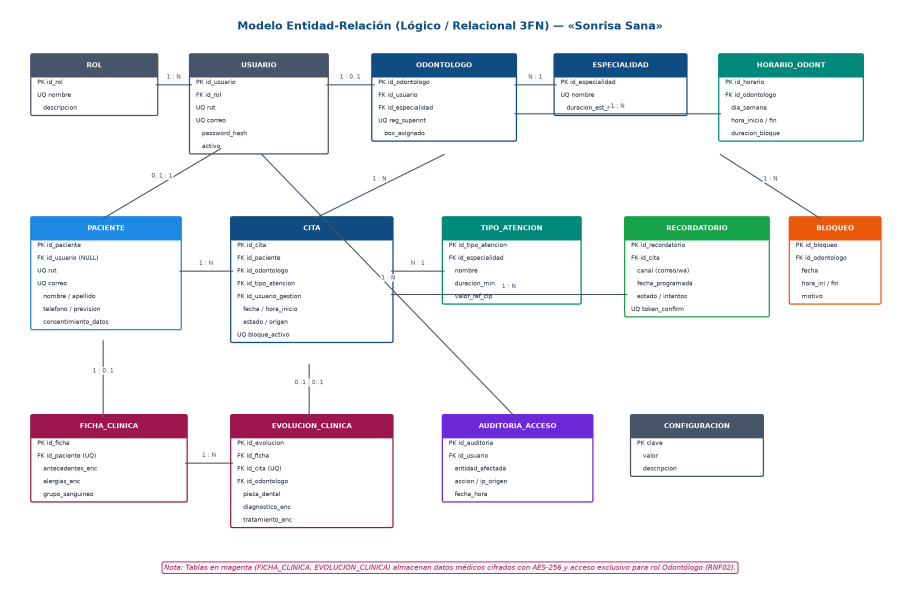
#> input picture 03_trabajo_final_optimizado/Academico/diagramas/02_modelo_bd_er.png, 2700 x 1800 px, found by its file name (shown at 1/3 size)
$ python generar_comparativas_galeria.py
#> lines starting #> are read from the running program, lines starting #| are printed output that depends on the picture
"""Infografías comparativas (1920x1080) — Proyecto «Sonrisa Sana».

Diseño: poco texto, letra grande, mucho espacio. Contenido verificado contra los
archivos reales de Fernando (02_trabajo_fernando) y la versión final.
"""

import os
from PIL import Image, ImageDraw, ImageFont

W, H = 1920, 1080
DIAG = "/root/repo_inacap_sonrisa_sana/03_trabajo_final_optimizado/Academico/diagramas"
OUTS = [
    "/sdcard/Pictures/Comparativa_INACAP",
    "/sdcard/Download/INACAP_Sonrisa_Sana/Comparativa_Fotos",
    "/root/repo_inacap_sonrisa_sana/05_evaluacion_comparativa/fotos",
]
CAMERA = "/sdcard/DCIM/Camera"
for d in OUTS:
    os.makedirs(d, exist_ok=True)

B = "/usr/share/fonts/truetype/dejavu/DejaVuSans-Bold.ttf"
R = "/usr/share/fonts/truetype/dejavu/DejaVuSans.ttf"
M = "/usr/share/fonts/truetype/dejavu/DejaVuSansMono.ttf"


def f(path, size):
    return ImageFont.truetype(path, size)


BG = (246, 248, 251)
INK = (15, 23, 42)
MUTED = (71, 85, 105)
BLUE = (15, 76, 129)
BLUE_L = (226, 236, 247)
GREEN = (4, 120, 87)
GREEN_L = (220, 245, 234)
AMBER = (180, 83, 9)
WHITE = (255, 255, 255)
LINE = (203, 213, 225)


def base(n, titulo, sub):
    img = Image.new("RGB", (W, H), BG)
    d = ImageDraw.Draw(img)
    d.text((90, 60), f"{n} / 5", font=f(B, 26), fill=BLUE)
    d.text((90, 100), titulo, font=f(B, 56), fill=INK)
    d.text((90, 178), sub, font=f(R, 28), fill=MUTED)
    d.line([(90, 235), (W - 90, 235)], fill=LINE, width=3)
    return img, d


def panel(d, x, y, w, h, titulo, color, fondo):
    d.rounded_rectangle([x, y, x + w, y + h], radius=28, fill=WHITE, outline=LINE, width=2)
    d.rounded_rectangle([x, y, x + w, y + 78], radius=28, fill=fondo)
    d.rectangle([x, y + 50, x + w, y + 78], fill=fondo)
    d.text((x + 40, y + 20), titulo, font=f(B, 32), fill=color)


def check(d, x, y, color):
    d.ellipse([x, y, x + 34, y + 34], fill=color)
    d.line([(x + 8, y + 18), (x + 15, y + 25), (x + 27, y + 10)], fill=WHITE, width=5)


def plus(d, x, y, color):
    d.ellipse([x, y, x + 34, y + 34], fill=color)
    d.line([(x + 17, y + 8), (x + 17, y + 26)], fill=WHITE, width=5)
    d.line([(x + 8, y + 17), (x + 26, y + 17)], fill=WHITE, width=5)


def items(d, x, y, lista, icon, color, size=30, gap=78, maxw=None):
    fnt = f(R, size)
    for t in lista:
        icon(d, x, y + 2, color)
        d.text((x + 56, y), t, font=fnt, fill=INK)
        y += gap
    return y


def pegar(img, path, box, crop=None):
    im = Image.open(path).convert("RGB")
    if crop:
        cw, ch = im.size
        im = im.crop((int(crop[0] * cw), int(crop[1] * ch), int(crop[2] * cw), int(crop[3] * ch)))
    x, y, w, h = box
    im.thumbnail((w, h), Image.LANCZOS)
    px = x + (w - im.width) // 2
    py = y + (h - im.height) // 2
    img.paste(im, (px, py))
    ImageDraw.Draw(img).rounded_rectangle([px - 2, py - 2, px + im.width + 2, py + im.height + 2],
                                          radius=6, outline=LINE, width=2)


def guardar(img, nombre, cam):
    for d in OUTS:
        img.save(os.path.join(d, nombre))
    if os.path.isdir(CAMERA):
        img.save(os.path.join(CAMERA, cam))
    print("OK", nombre)


# 1 ─ Base de datos ------------------------------------------------------------
def foto1():
    img, d = base(1, "Base de datos", "La pauta pide el diagrama en 3 niveles: Lógico, Relacional y Físico")
    pw, ph, y = 840, 760, 280
    panel(d, 90, y, pw, ph, "SE MANTIENE  ·  Diagrama de Fernando", BLUE, BLUE_L)
    pegar(img, os.path.join(DIAG, "02_modelo_bd_er.png"), (120, y + 105, pw - 60, 450), crop=(0.02, 0.345, 0.45, 0.585))
    items(d, 130, y + 600, ["Modelo ER completo: 12 tablas",
                             "Se usa tal cual en el informe (Figura 6)"], check, BLUE, size=28, gap=60)

    x2 = 90 + pw + 60
    panel(d, x2, y, pw, ph, "SE AGREGA  ·  Los 3 niveles", GREEN, GREEN_L)
    pegar(img, os.path.join(DIAG, "10a_bd_nivel_conceptual.png"), (x2 + 30, y + 105, pw - 60, 450), crop=(0.0, 0.33, 0.61, 0.83))
    items(d, x2 + 40, y + 600, ["Conceptual  ·  Relacional  ·  Físico (SQL)",
                                 "Figuras 5a, 5b y 5c del informe"], plus, GREEN, size=28, gap=60)
    guardar(img, "01_comparativa_base_de_datos.png", "IMG_20261113_01_Comparativa_Base_Datos.png")


# 2 ─ Informe Word -------------------------------------------------------------
def foto2():
    img, d = base(2, "Informe Word", "Se partió del informe de Fernando y se completaron las secciones que pide la rúbrica")
    pw, ph, y = 840, 760, 280
    panel(d, 90, y, pw, ph, "YA ESTABA  ·  Informe de Fernando", BLUE, BLUE_L)
    items(d, 130, y + 130, ["16 RF y 13 RNF (ISO/IEC 25010)",
                             "Priorización MoSCoW",
                             "Casos de uso, mockups y flujos",
                             "Kanban y Carta Gantt",
                             "Los 3 integrantes en la portada"], check, BLUE)
    d.text((130, y + 590), "5 tablas  ·  9 figuras", font=f(B, 40), fill=BLUE)

    x2 = 90 + pw + 60
    panel(d, x2, y, pw, ph, "SE AGREGA  ·  Versión final", GREEN, GREEN_L)
    items(d, x2 + 40, y + 130, ["Criterios Gherkin (Dado/Cuando/Entonces)",
                                 "Ficha detallada del caso de uso CU03",
                                 "Diccionario de datos",
                                 "BD en 3 niveles (Figuras 5a-5c)",
                                 "Anexo de pruebas automáticas"], plus, GREEN)
    d.text((x2 + 40, y + 590), "8 tablas  ·  12 figuras", font=f(B, 40), fill=GREEN)
    guardar(img, "02_comparativa_informe_word.png", "IMG_20261113_02_Comparativa_Word.png")


# 3 ─ Excel --------------------------------------------------------------------
def foto3():
    img, d = base(3, "Libro Excel", "El Excel de Fernando ya tenía las 17 hojas de la plantilla de la profesora")
    pw, ph, y = 840, 760, 280
    panel(d, 90, y, pw, ph, "YA ESTABA  ·  17 hojas", BLUE, BLUE_L)
    d.text((130, y + 120), "17", font=f(B, 150), fill=BLUE)
    d.text((340, y + 175), "hojas, igual que la\nplantilla «Huellitas»", font=f(R, 32), fill=INK, spacing=10)
    items(d, 130, y + 360, ["Requerimientos, HU y Backlog",
                             "Tareas, Carta Gantt y Kanban",
                             "Casos de uso, BD, flujos y mockups"], check, BLUE)

    x2 = 90 + pw + 60
    panel(d, x2, y, pw, ph, "SE AJUSTA", GREEN, GREEN_L)
    items(d, x2 + 40, y + 130, ["Nombre exigido: nombre_Apellido",
                                 "Hoja «Modelo BD»: + 3 niveles de BD"], plus, GREEN)
    items(d, x2 + 40, y + 286, ["Todo lo demás se mantiene igual"], check, BLUE)
    d.text((x2 + 40, y + 520), "Cristopher_Figueroa_Proyecto.xlsx", font=f(M, 30), fill=GREEN)
    guardar(img, "03_comparativa_libro_excel.png", "IMG_20261113_03_Comparativa_Excel.png")


# 4 ─ Software -----------------------------------------------------------------
def terminal(d, x, y, w, h, lineas):
    d.rounded_rectangle([x, y, x + w, y + h], radius=20, fill=(15, 23, 42))
    for i, c in enumerate([(239, 68, 68), (234, 179, 8), (34, 197, 94)]):
        d.ellipse([x + 24 + i * 34, y + 22, x + 46 + i * 34, y + 44], fill=c)
    yy = y + 80
    for t, col in lineas:
        d.text((x + 34, yy), t, font=f(M, 28), fill=col)
        yy += 52


def foto4():
    img, d = base(4, "Aplicación y pruebas", "El código de la app (FastAPI) NO se modificó. Solo se agregó configuración")
    pw, ph, y = 840, 760, 280
    panel(d, 90, y, pw, ph, "ANTES", AMBER, (254, 243, 199))
    terminal(d, 130, y + 120, pw - 80, 300, [("$ pytest", (226, 232, 240)),
                                             ("ModuleNotFoundError:", (248, 113, 113)),
                                             ("No module named 'app'", (248, 113, 113))])
    d.text((130, y + 470), "Las pruebas no se podían\nejecutar directamente", font=f(R, 32), fill=INK, spacing=12)

    x2 = 90 + pw + 60
    panel(d, x2, y, pw, ph, "DESPUÉS", GREEN, GREEN_L)
    terminal(d, x2 + 40, y + 120, pw - 80, 300, [("$ pytest", (226, 232, 240)),
                                                 ("3 passed", (74, 222, 128)),
                                                 ("(choques · secretaría · RBAC)", (148, 163, 184))])
    items(d, x2 + 40, y + 470, ["pytest.ini  (arregla la ruta)",
                                 "iniciar_sistema.sh  (abre la app)"], plus, GREEN)
    guardar(img, "04_comparativa_software_y_pruebas.png", "IMG_20261113_04_Comparativa_Software.png")


# 5 ─ Resumen por criterio -----------------------------------------------------
def foto5():
    img, d = base(5, "Resumen por criterio de la rúbrica", "Qué se completó en cada criterio (60 puntos en total)")
    filas = [
        ("1.1.1", "Toma de requerimientos", "Ya cumplía", None),
        ("1.1.2", "Análisis / Historias de usuario", "Ya cumplía", "+ criterios Gherkin"),
        ("1.1.3", "Casos de uso y mockups", "Ya cumplía", "+ ficha CU03"),
        ("1.1.4", "Base de datos", "Faltaban niveles", "+ 3 niveles explícitos"),
        ("1.1.5", "Diagramas de flujo", "Ya cumplía", None),
        ("1.1.6", "Informe y Kanban", "Ya cumplía", "+ nombre_Apellido, anexo"),
    ]
    x0, y0, rh = 90, 280, 112
    cols = [x0 + 30, x0 + 200, x0 + 900, x0 + 1260]
    d.text((cols[0], y0), "Criterio", font=f(B, 26), fill=MUTED)
    d.text((cols[2], y0), "Trabajo de Fernando", font=f(B, 26), fill=MUTED)
    d.text((cols[3], y0), "Qué se agregó", font=f(B, 26), fill=MUTED)
    y = y0 + 50
    for cod, nom, antes, add in filas:
        d.rounded_rectangle([x0, y, W - 90, y + rh - 16], radius=18, fill=WHITE, outline=LINE, width=2)
        cy = y + (rh - 16) // 2
        d.text((cols[0], cy - 18), cod, font=f(B, 32), fill=BLUE)
        d.text((cols[1], cy - 18), nom, font=f(R, 32), fill=INK)
        if antes == "Ya cumplía":
            check(d, cols[2], cy - 17, BLUE)
            d.text((cols[2] + 50, cy - 17), antes, font=f(R, 30), fill=INK)
        else:
            d.ellipse([cols[2], cy - 17, cols[2] + 34, cy + 17], fill=AMBER)
            d.text((cols[2] + 12, cy - 16), "!", font=f(B, 28), fill=WHITE)
            d.text((cols[2] + 50, cy - 17), antes, font=f(R, 30), fill=AMBER)
        if add:
            d.text((cols[3], cy - 17), add, font=f(B, 30), fill=GREEN)
        else:
            d.text((cols[3], cy - 17), "—", font=f(R, 30), fill=MUTED)
        y += rh
    guardar(img, "05_resumen_rubrica_general.png", "IMG_20261113_05_Comparativa_Rubrica.png")


if __name__ == "__main__":
    for fn in (foto1, foto2, foto3, foto4, foto5):
        fn()
#> this loop made 5 passes
#> pass 1, in base, `img = Image.new("RGB", (W, H), BG)`:
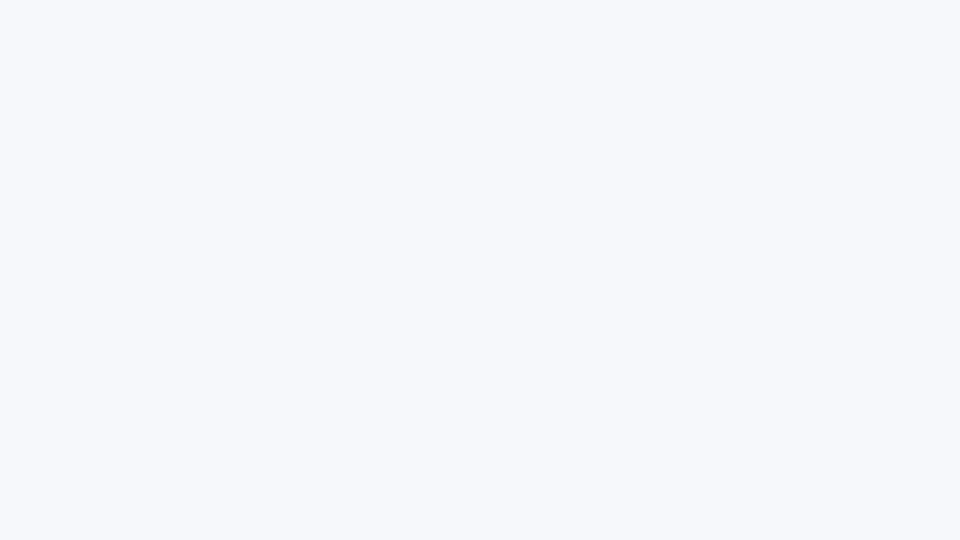
#> img: PIL image 1920x1080 RGB (shown at 1/2 size); mean R, G, B 246, 248, 251
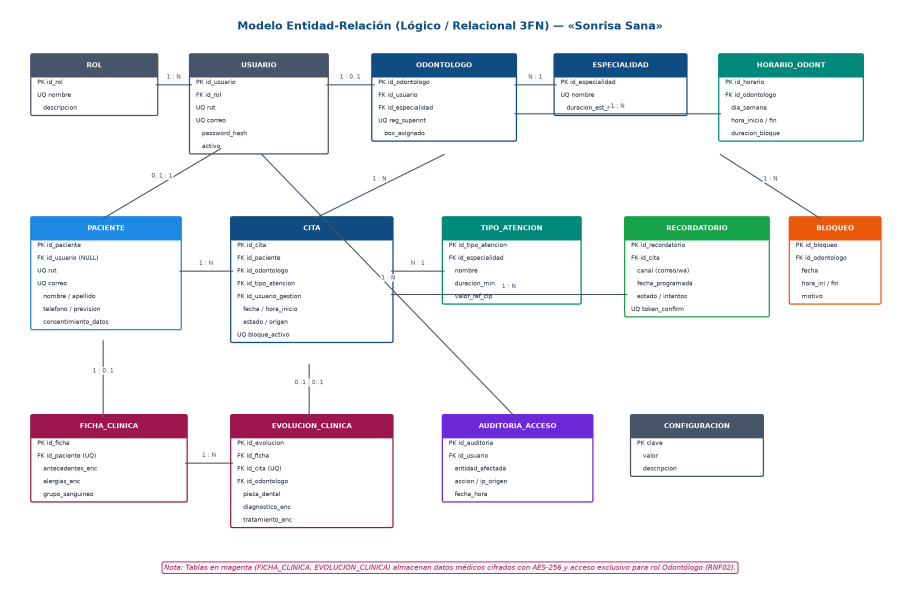
#> input picture 03_trabajo_final_optimizado/Academico/diagramas/02_modelo_bd_er.png, 2700 x 1800 px, found by its file name (shown at 1/3 size)
#> pass 1, in pegar, `im = im.crop((int(crop[0] * cw), int(crop[1] * ch), int(crop[2] * cw),..`:
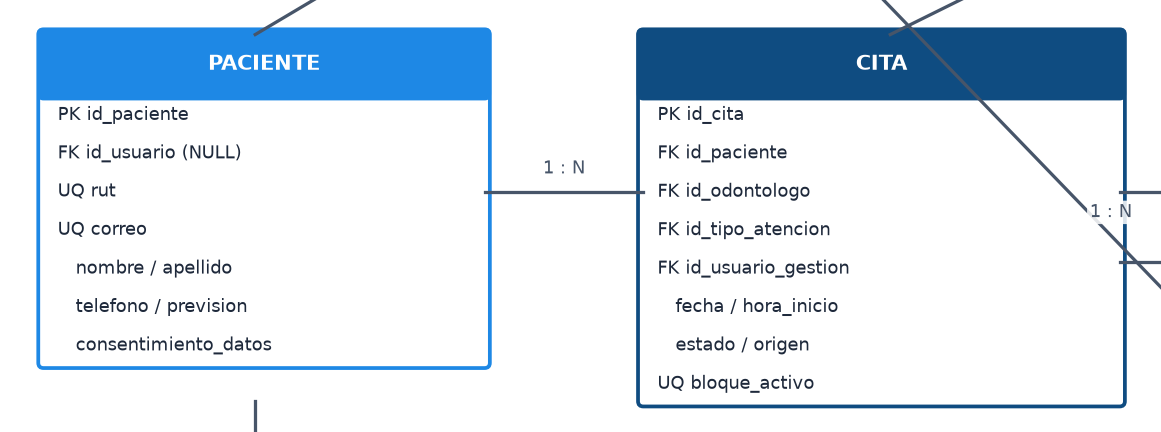
#> im: PIL image 1161x432 RGB; mean R, G, B 215.2, 227.8, 239
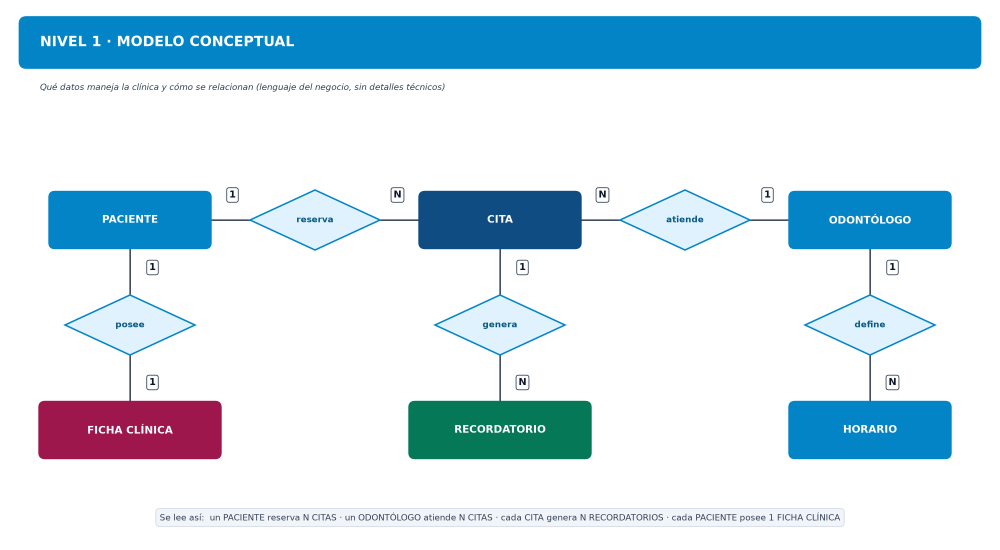
#> input picture 03_trabajo_final_optimizado/Academico/diagramas/10a_bd_nivel_conceptual.png, 3000 x 1650 px, found by its file name (shown at 1/3 size)
